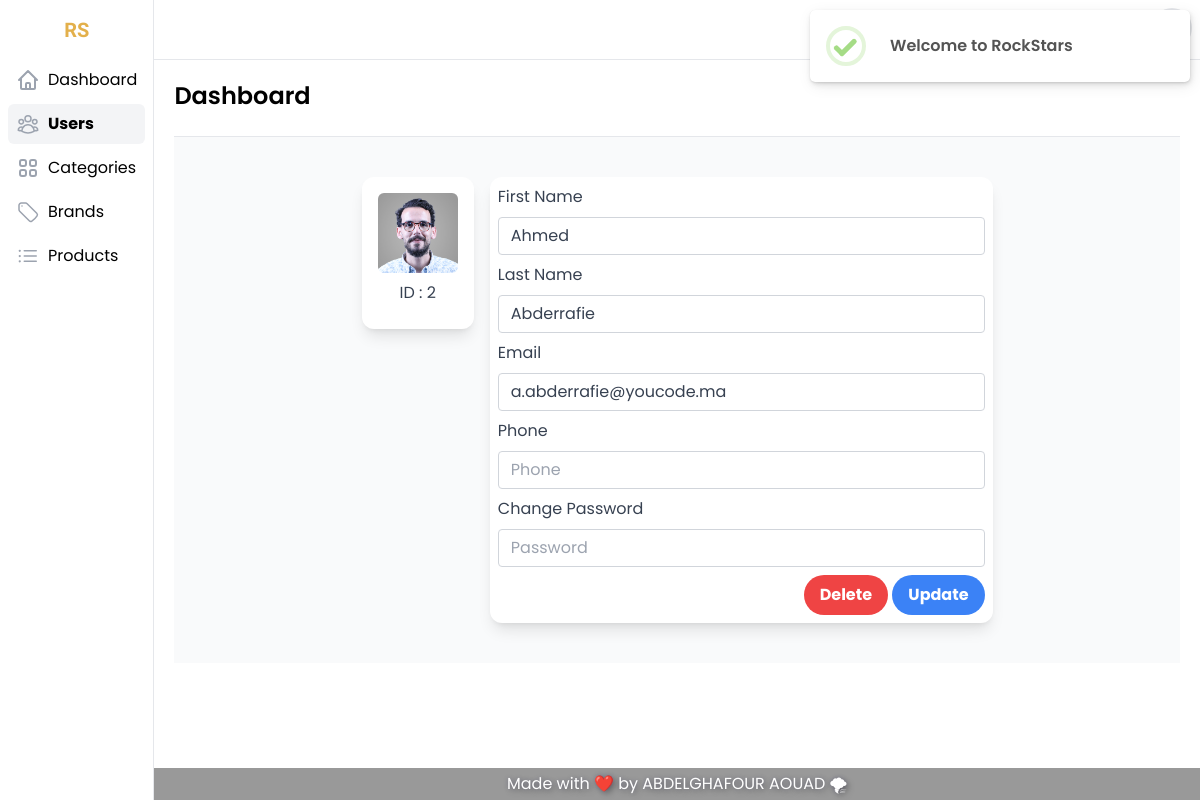
Page /code/edit.php (signed in) on the committed database.
### tables this page shows
CREATE TABLE IF NOT EXISTS `users` (
  `id` int NOT NULL AUTO_INCREMENT,
  `first_name` varchar(255) NOT NULL,
  `last_name` varchar(255) NOT NULL,
  `email` varchar(255) NOT NULL,
  `password` varchar(255) NOT NULL,
  `phone` varchar(20) DEFAULT NULL,
  `role_id` int NOT NULL DEFAULT '1',
  `created_at` timestamp NOT NULL DEFAULT CURRENT_TIMESTAMP,
  `updated_at` timestamp NOT NULL DEFAULT CURRENT_TIMESTAMP,
  `updated_by` int DEFAULT NULL,
  `picture` text,
  PRIMARY KEY (`id`)
);

### code/scripts.php (called while the page is built, shortened)
<?php
include_once 'connection.php';
function getUser($id)
{
      global $conn;
      $sql = "SELECT * FROM users where id = $id ";
      $res = mysqli_fetch_assoc(mysqli_query($conn, $sql));
      return $res;
}

### code/edit.php (the view, shortened to what this page needs)
<?php
include 'scripts.php';
if (isset($_GET['id_user'])) {
  $user = getUser($_GET['id_user']);
} else {
  $user = getUser($_SESSION['id']);
}
?>
<!DOCTYPE html>
<html lang="en">
<head>
  <link rel="stylesheet" href="https://cdn.jsdelivr.net/npm/@splidejs/splide@2.4.21/dist/css/splide.min.css" />
  <link rel="stylesheet" href="assets/css/main.css" />
</head>
<body class="font-Poppins">
  <div class="flex h-screen overflow-y-hidden bg-white">
    <?php
    include 'include/sidebar-dashboard.php';
    ?>
    <div class="flex flex-col flex-1 h-full overflow-hidden">
      <?php include 'include/header-dashboard.php'; ?>
      <main class="flex-1 max-h-full p-5 overflow-hidden overflow-y-scroll">
        <div class="flex flex-col items-start justify-between pb-6 space-y-4 border-b lg:items-center lg:space-y-0 lg:flex-row">
          <h1 class="text-2xl font-semibold whitespace-nowrap">Dashboard</h1>
        </div>
        <div class="bg-gray-50 py-10 w-full min-h-max gap-4 flex-wrap flex justify-center items-start">
          <div class=" p-2 bg-white rounded-xl transform transition-all shadow-lg">
            <div class="mb-2 text-center">
              <div class="w-24 h-24 flex items-center">
                <img class="w-20 h-20 mx-auto rounded-md bg-gray-200" src="assets/img/users/<?= $user['picture'] != null ? $user['picture'] : 'avatar.png' ?>" alt="">
              </div>
              <label for="exampleFormControlInput1" class="form-label text-center inline-block mb-2 text-gray-700">ID : <?= $user['id'] ?></label>
            </div>
          </div>
          <div class="p-2 bg-white rounded-xl transform transition-all shadow-lg w-1/2">
            <form action="scripts.php" method="post">
              <div class="mb-2">
                <label for="exampleFormControlInput1" class="form-label inline-block mb-2 text-gray-700">First Name</label>
                <input autocomplete="off" type="text" id="first_name" name="first_name" placeholder="First Name" value="<?= $user['first_name'] ?>" class="form-control block w-full px-3 py-1.5 text-base font-normal text-gray-700 bg-white bg-clip-padding border border-solid border-gray-300 rounded transition ease-in-out m-0 focus:text-gray-700 focus:bg-white focus:border-blue-600 focus:outline-none" />
              </div>
              <div class="mb-2">
                <label for="exampleFormControlInput1" class="form-label inline-block mb-2 text-gray-700">Last Name</label>
                <input autocomplete="off" type="text" id="last_name" name="last_name" placeholder="Last Name" value="<?= $user['last_name'] ?>" class="form-control block w-full px-3 py-1.5 text-base font-normal text-gray-700 bg-white bg-clip-padding border border-solid border-gray-300 rounded transition ease-in-out m-0 focus:text-gray-700 focus:bg-white focus:border-blue-600 focus:outline-none" />
              </div>
              <div class="mb-2">
                <label for="exampleFormControlInput1" class="form-label inline-block mb-2 text-gray-700">Email</label>
                <input autocomplete="off" type="email" id="email" name="email" placeholder="Email" value="<?= $user['email'] ?>" class="form-control block w-full px-3 py-1.5 text-base font-normal text-gray-700 bg-white bg-clip-padding border border-solid border-gray-300 rounded transition ease-in-out m-0 focus:text-gray-700 focus:bg-white focus:border-blue-600 focus:outline-none" />
              </div>
              <div class="mb-2">
                <label for="exampleFormControlInput1" class="form-label inline-block mb-2 text-gray-700">Phone</label>
                <input autocomplete="off" type="text" id="phone" name="phone" placeholder="Phone" value="<?= $user['phone'] ?>" class="form-control block w-full px-3 py-1.5 text-base font-normal text-gray-700 bg-white bg-clip-padding border border-solid border-gray-300 rounded transition ease-in-out m-0 focus:text-gray-700 focus:bg-white focus:border-blue-600 focus:outline-none" />
              </div>
              <div class="mb-2">
                <label for="exampleFormControlInput1" class="form-label inline-block mb-2 text-gray-700">Change Password</label>
                <input autocomplete="off" type="password" id="password" name="password" placeholder="Password" value="" class="form-control block w-full px-3 py-1.5 text-base font-normal text-gray-700 bg-white bg-clip-padding border border-solid border-gray-300 rounded transition ease-in-out m-0 focus:text-gray-700 focus:bg-white focus:border-blue-600 focus:outline-none" />
              </div>
              <div class="text-end">
                <button type="submit" name="delete_user" class="bg-red-500 hover:bg-red-700 text-white font-bold py-2 px-4 rounded-full">Delete</button>
                <button type="submit" name="update_user" class="bg-blue-500 hover:bg-blue-700 text-white font-bold py-2 px-4 rounded-full">Update</button>
              </div>
            </form>
          </div>
        </div>
      </main>
      <footer class="py-1 bg-transparentBlack">
        <div class="container mx-auto">
          <p class="text-shadow-lg text-xs md:text-base text-center text-white">Made with ❤️ by ABDELGHAFOUR AOUAD 🌪</p>
        </div>
      </footer>
    </div>
  </div>
</body>
</html>

### rows in the picture
users: picture (picture), id "2", first_name "Ahmed", last_name "Abderrafie", email "a.abderrafie@youcode.ma"
